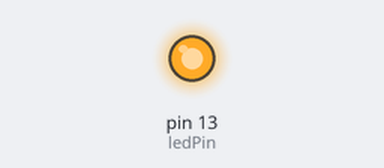
A sketch run on a simulated Arduino Uno, built with avr-gcc and run on an emulated ATmega328P. Parts: output pins drawn as LEDs (lit = HIGH).

Above: at 0.2 s.
At 9.9 s:
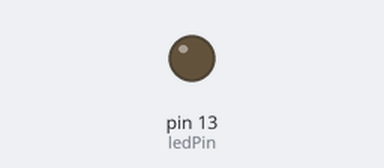
Timing chart, 0 to 14.3 s (numbered marks = the images above):
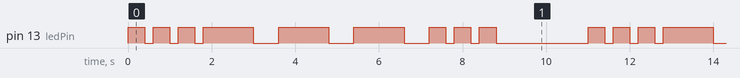

Measured:
- by itself, pin 13 (ledPin): repeats every 11.0 s: 2 × (LOW 0.20 s, HIGH 0.40 s), LOW 0.20 s, 3 × (HIGH 1.2 s, LOW 0.60 s), 2 × (HIGH 0.40 s, LOW 0.20 s), HIGH 0.40 s, LOW 2.2 s, HIGH 0.40 s
- by itself, everything shown: repeats every 11.0 s, in 18 steps

The sketch:

ledSOS.ino
```cpp
int ledPin = 13;


void setup() {

 pinMode(ledPin, OUTPUT);

}

void loop() {

  ledOn(400, 200);
  ledOn(1200, 600);
  ledOn(400, 200);
  delay(2000);
}

void ledOn(int x, int y) {

  for(int i =0 ; i < 3; i++) {

    digitalWrite(ledPin, HIGH);
    delay(x);
    digitalWrite(ledPin, LOW);
    delay(y);
  }
}
```
